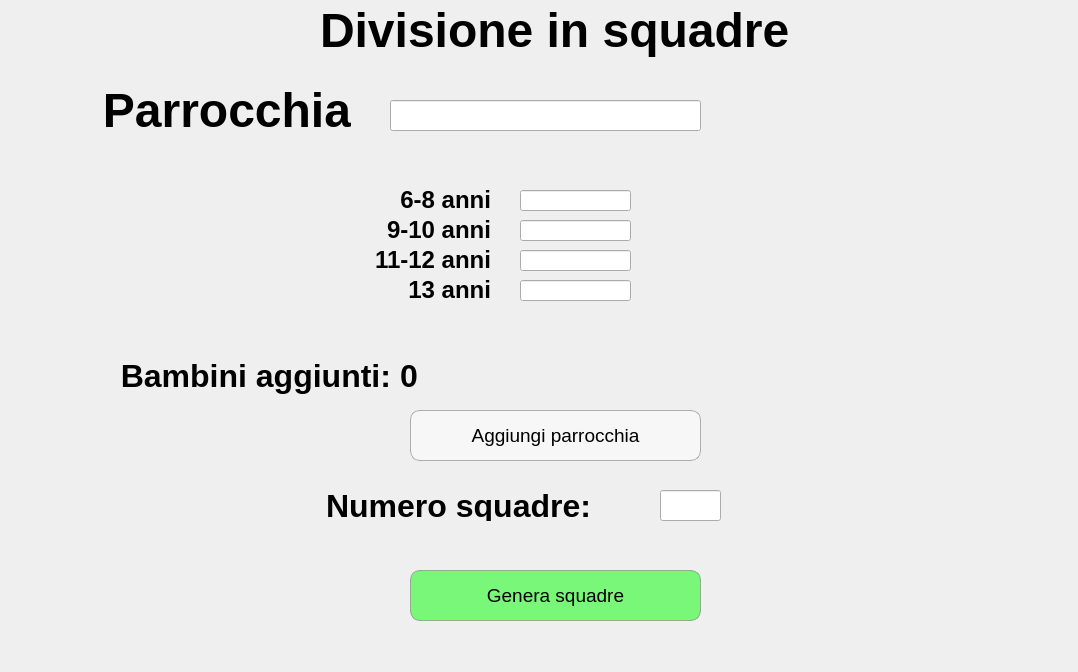
<?xml version="1.0" encoding="UTF-8"?>
<ui version="4.0">
 <class>Dialog</class>
 <widget class="QDialog" name="Dialog">
  <property name="geometry">
   <rect>
    <x>0</x>
    <y>0</y>
    <width>1078</width>
    <height>672</height>
   </rect>
  </property>
  <property name="font">
   <font>
    <family>Arial</family>
    <weight>75</weight>
    <bold>true</bold>
   </font>
  </property>
  <property name="windowTitle">
   <string>Squadifier2</string>
  </property>
  <property name="inputMethodHints">
   <set>Qt::ImhDigitsOnly</set>
  </property>
  <widget class="QLabel" name="titleLbl">
   <property name="geometry">
    <rect>
     <x>320</x>
     <y>0</y>
     <width>471</width>
     <height>61</height>
    </rect>
   </property>
   <property name="font">
    <font>
     <family>Arial</family>
     <pointsize>36</pointsize>
     <weight>75</weight>
     <bold>true</bold>
    </font>
   </property>
   <property name="text">
    <string>Divisione in squadre</string>
   </property>
  </widget>
  <widget class="QLabel" name="parrocchiaLbl">
   <property name="geometry">
    <rect>
     <x>90</x>
     <y>90</y>
     <width>261</width>
     <height>41</height>
    </rect>
   </property>
   <property name="font">
    <font>
     <family>Arial</family>
     <pointsize>36</pointsize>
     <weight>75</weight>
     <bold>true</bold>
    </font>
   </property>
   <property name="text">
    <string>Parrocchia</string>
   </property>
   <property name="alignment">
    <set>Qt::AlignRight|Qt::AlignTrailing|Qt::AlignVCenter</set>
   </property>
  </widget>
  <widget class="QLabel" name="seiOttoLbl">
   <property name="geometry">
    <rect>
     <x>400</x>
     <y>190</y>
     <width>91</width>
     <height>20</height>
    </rect>
   </property>
   <property name="font">
    <font>
     <family>Arial</family>
     <pointsize>18</pointsize>
    </font>
   </property>
   <property name="text">
    <string>6-8 anni</string>
   </property>
   <property name="alignment">
    <set>Qt::AlignRight|Qt::AlignTrailing|Qt::AlignVCenter</set>
   </property>
  </widget>
  <widget class="QLabel" name="noveDieciLbl">
   <property name="geometry">
    <rect>
     <x>380</x>
     <y>220</y>
     <width>111</width>
     <height>20</height>
    </rect>
   </property>
   <property name="font">
    <font>
     <family>Arial</family>
     <pointsize>18</pointsize>
    </font>
   </property>
   <property name="text">
    <string>9-10 anni</string>
   </property>
   <property name="alignment">
    <set>Qt::AlignRight|Qt::AlignTrailing|Qt::AlignVCenter</set>
   </property>
  </widget>
  <widget class="QLabel" name="undiciDodiciLbl">
   <property name="geometry">
    <rect>
     <x>370</x>
     <y>250</y>
     <width>121</width>
     <height>20</height>
    </rect>
   </property>
   <property name="font">
    <font>
     <family>Arial</family>
     <pointsize>18</pointsize>
    </font>
   </property>
   <property name="text">
    <string>11-12 anni</string>
   </property>
   <property name="alignment">
    <set>Qt::AlignRight|Qt::AlignTrailing|Qt::AlignVCenter</set>
   </property>
  </widget>
  <widget class="QLabel" name="trediciLbl">
   <property name="geometry">
    <rect>
     <x>400</x>
     <y>280</y>
     <width>91</width>
     <height>20</height>
    </rect>
   </property>
   <property name="font">
    <font>
     <family>Arial</family>
     <pointsize>18</pointsize>
    </font>
   </property>
   <property name="text">
    <string>13 anni</string>
   </property>
   <property name="alignment">
    <set>Qt::AlignRight|Qt::AlignTrailing|Qt::AlignVCenter</set>
   </property>
  </widget>
  <widget class="QLabel" name="aggiuntiLbl">
   <property name="geometry">
    <rect>
     <x>110</x>
     <y>350</y>
     <width>281</width>
     <height>51</height>
    </rect>
   </property>
   <property name="font">
    <font>
     <family>Arial</family>
     <pointsize>24</pointsize>
     <weight>75</weight>
     <bold>true</bold>
    </font>
   </property>
   <property name="text">
    <string>Bambini aggiunti:</string>
   </property>
   <property name="alignment">
    <set>Qt::AlignRight|Qt::AlignTrailing|Qt::AlignVCenter</set>
   </property>
  </widget>
  <widget class="QLabel" name="varLbl">
   <property name="geometry">
    <rect>
     <x>400</x>
     <y>360</y>
     <width>131</width>
     <height>31</height>
    </rect>
   </property>
   <property name="font">
    <font>
     <family>Arial</family>
     <pointsize>24</pointsize>
     <weight>75</weight>
     <bold>true</bold>
    </font>
   </property>
   <property name="text">
    <string>0</string>
   </property>
   <property name="alignment">
    <set>Qt::AlignLeading|Qt::AlignLeft|Qt::AlignVCenter</set>
   </property>
  </widget>
  <widget class="QLabel" name="msgLbl">
   <property name="geometry">
    <rect>
     <x>470</x>
     <y>340</y>
     <width>511</width>
     <height>71</height>
    </rect>
   </property>
   <property name="font">
    <font>
     <family>Arial</family>
     <pointsize>18</pointsize>
    </font>
   </property>
   <property name="text">
    <string/>
   </property>
   <property name="alignment">
    <set>Qt::AlignCenter</set>
   </property>
  </widget>
  <widget class="QPushButton" name="aggiungiBtn">
   <property name="geometry">
    <rect>
     <x>410</x>
     <y>410</y>
     <width>291</width>
     <height>51</height>
    </rect>
   </property>
   <property name="font">
    <font>
     <pointsize>14</pointsize>
     <weight>50</weight>
     <bold>false</bold>
    </font>
   </property>
   <property name="styleSheet">
    <string notr="true">border-radius: 10px; border: 1px solid rgba(105, 105, 105, 0.5); background-color: rgba(255, 255, 255, 0.5)</string>
   </property>
   <property name="text">
    <string>Aggiungi parrocchia</string>
   </property>
  </widget>
  <widget class="QPushButton" name="generaBtn">
   <property name="geometry">
    <rect>
     <x>410</x>
     <y>570</y>
     <width>291</width>
     <height>51</height>
    </rect>
   </property>
   <property name="font">
    <font>
     <pointsize>14</pointsize>
     <weight>50</weight>
     <bold>false</bold>
    </font>
   </property>
   <property name="styleSheet">
    <string notr="true">border-radius: 10px; border: 1px solid rgba(105, 105, 105, 0.5); background-color: rgba(0, 255, 0, 0.5)</string>
   </property>
   <property name="text">
    <string>Genera squadre</string>
   </property>
  </widget>
  <widget class="QLabel" name="numLbl">
   <property name="geometry">
    <rect>
     <x>320</x>
     <y>490</y>
     <width>271</width>
     <height>31</height>
    </rect>
   </property>
   <property name="font">
    <font>
     <family>Arial</family>
     <pointsize>24</pointsize>
     <weight>75</weight>
     <bold>true</bold>
    </font>
   </property>
   <property name="text">
    <string>Numero squadre:</string>
   </property>
   <property name="alignment">
    <set>Qt::AlignRight|Qt::AlignTrailing|Qt::AlignVCenter</set>
   </property>
  </widget>
  <widget class="QLineEdit" name="parrocchiaEdit">
   <property name="geometry">
    <rect>
     <x>390</x>
     <y>100</y>
     <width>311</width>
     <height>31</height>
    </rect>
   </property>
   <property name="font">
    <font>
     <family>Arial</family>
     <pointsize>24</pointsize>
     <weight>75</weight>
     <bold>true</bold>
    </font>
   </property>
   <property name="text">
    <string/>
   </property>
   <property name="alignment">
    <set>Qt::AlignCenter</set>
   </property>
  </widget>
  <widget class="QLineEdit" name="seiOttoEdit">
   <property name="geometry">
    <rect>
     <x>520</x>
     <y>190</y>
     <width>111</width>
     <height>21</height>
    </rect>
   </property>
   <property name="font">
    <font>
     <pointsize>12</pointsize>
     <weight>50</weight>
     <bold>false</bold>
    </font>
   </property>
   <property name="inputMethodHints">
    <set>Qt::ImhDigitsOnly</set>
   </property>
  </widget>
  <widget class="QLineEdit" name="noveDieciEdit">
   <property name="geometry">
    <rect>
     <x>520</x>
     <y>220</y>
     <width>111</width>
     <height>21</height>
    </rect>
   </property>
   <property name="font">
    <font>
     <pointsize>12</pointsize>
     <weight>50</weight>
     <bold>false</bold>
    </font>
   </property>
   <property name="inputMethodHints">
    <set>Qt::ImhDigitsOnly</set>
   </property>
  </widget>
  <widget class="QLineEdit" name="undiciDodiciEdit">
   <property name="geometry">
    <rect>
     <x>520</x>
     <y>250</y>
     <width>111</width>
     <height>21</height>
    </rect>
   </property>
   <property name="font">
    <font>
     <pointsize>12</pointsize>
     <weight>50</weight>
     <bold>false</bold>
    </font>
   </property>
  </widget>
  <widget class="QLineEdit" name="trediciEdit">
   <property name="geometry">
    <rect>
     <x>520</x>
     <y>280</y>
     <width>111</width>
     <height>21</height>
    </rect>
   </property>
   <property name="font">
    <font>
     <pointsize>12</pointsize>
     <weight>50</weight>
     <bold>false</bold>
    </font>
   </property>
   <property name="inputMethodHints">
    <set>Qt::ImhDigitsOnly</set>
   </property>
  </widget>
  <widget class="QLineEdit" name="numEdit">
   <property name="geometry">
    <rect>
     <x>660</x>
     <y>490</y>
     <width>61</width>
     <height>31</height>
    </rect>
   </property>
   <property name="font">
    <font>
     <family>Arial</family>
     <pointsize>24</pointsize>
     <weight>75</weight>
     <bold>true</bold>
    </font>
   </property>
   <property name="inputMethodHints">
    <set>Qt::ImhDigitsOnly</set>
   </property>
   <property name="text">
    <string/>
   </property>
   <property name="alignment">
    <set>Qt::AlignCenter</set>
   </property>
  </widget>
  <action name="actionaggiungi">
   <property name="text">
    <string>aggiungi</string>
   </property>
  </action>
  <action name="actiongenera">
   <property name="text">
    <string>genera</string>
   </property>
  </action>
 </widget>
 <resources/>
 <connections>
  <connection>
   <sender>aggiungiBtn</sender>
   <signal>clicked()</signal>
   <receiver>actionaggiungi</receiver>
   <slot>trigger()</slot>
   <hints>
    <hint type="sourcelabel">
     <x>327</x>
     <y>340</y>
    </hint>
    <hint type="destinationlabel">
     <x>-1</x>
     <y>-1</y>
    </hint>
   </hints>
  </connection>
  <connection>
   <sender>generaBtn</sender>
   <signal>clicked()</signal>
   <receiver>actiongenera</receiver>
   <slot>trigger()</slot>
   <hints>
    <hint type="sourcelabel">
     <x>325</x>
     <y>440</y>
    </hint>
    <hint type="destinationlabel">
     <x>-1</x>
     <y>-1</y>
    </hint>
   </hints>
  </connection>
 </connections>
</ui>
